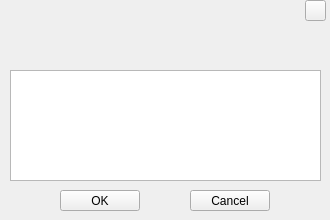
<?xml version="1.0" encoding="UTF-8"?>
<ui version="4.0">
 <class>widgetInputMsgBox</class>
 <widget class="QWidget" name="widgetInputMsgBox">
  <property name="geometry">
   <rect>
    <x>0</x>
    <y>0</y>
    <width>330</width>
    <height>220</height>
   </rect>
  </property>
  <property name="minimumSize">
   <size>
    <width>0</width>
    <height>130</height>
   </size>
  </property>
  <property name="maximumSize">
   <size>
    <width>16777215</width>
    <height>16777215</height>
   </size>
  </property>
  <property name="windowTitle">
   <string>Form</string>
  </property>
  <property name="styleSheet">
   <string notr="true">QWidget#widgetInputMsgBox
{
	border-image:url(Skin/msgboximage.png);
}</string>
  </property>
  <widget class="QWidget" name="widgetTitle" native="true">
   <property name="geometry">
    <rect>
     <x>0</x>
     <y>0</y>
     <width>331</width>
     <height>22</height>
    </rect>
   </property>
   <property name="sizePolicy">
    <sizepolicy hsizetype="Preferred" vsizetype="Fixed">
     <horstretch>0</horstretch>
     <verstretch>0</verstretch>
    </sizepolicy>
   </property>
   <property name="minimumSize">
    <size>
     <width>0</width>
     <height>22</height>
    </size>
   </property>
   <property name="maximumSize">
    <size>
     <width>16777215</width>
     <height>22</height>
    </size>
   </property>
   <property name="styleSheet">
    <string notr="true">QWidget#widgetTitle
{
	border-image:url(Skin/msgboxtitle.png) 0 5 0 5;
}</string>
   </property>
   <widget class="QPushButton" name="pushButtonClose">
    <property name="geometry">
     <rect>
      <x>305</x>
      <y>0</y>
      <width>21</width>
      <height>21</height>
     </rect>
    </property>
    <property name="sizePolicy">
     <sizepolicy hsizetype="Fixed" vsizetype="Fixed">
      <horstretch>21</horstretch>
      <verstretch>21</verstretch>
     </sizepolicy>
    </property>
    <property name="minimumSize">
     <size>
      <width>21</width>
      <height>21</height>
     </size>
    </property>
    <property name="maximumSize">
     <size>
      <width>21</width>
      <height>21</height>
     </size>
    </property>
    <property name="focusPolicy">
     <enum>Qt::NoFocus</enum>
    </property>
    <property name="styleSheet">
     <string notr="true">QPushButton#pushButtonClose
{
	border-image: url(Skin/mainclose.png);
}</string>
    </property>
    <property name="text">
     <string/>
    </property>
   </widget>
  </widget>
  <widget class="QLabel" name="labelHint">
   <property name="geometry">
    <rect>
     <x>10</x>
     <y>25</y>
     <width>301</width>
     <height>22</height>
    </rect>
   </property>
   <property name="sizePolicy">
    <sizepolicy hsizetype="Expanding" vsizetype="Expanding">
     <horstretch>0</horstretch>
     <verstretch>0</verstretch>
    </sizepolicy>
   </property>
   <property name="minimumSize">
    <size>
     <width>200</width>
     <height>22</height>
    </size>
   </property>
   <property name="font">
    <font>
     <pointsize>11</pointsize>
    </font>
   </property>
   <property name="styleSheet">
    <string notr="true">QLabel
{
	border:none;
	background-color: Transparent;
}</string>
   </property>
   <property name="text">
    <string/>
   </property>
   <property name="alignment">
    <set>Qt::AlignLeading|Qt::AlignLeft|Qt::AlignVCenter</set>
   </property>
   <property name="wordWrap">
    <bool>true</bool>
   </property>
  </widget>
  <widget class="QPushButton" name="pushButtonOK">
   <property name="geometry">
    <rect>
     <x>60</x>
     <y>190</y>
     <width>80</width>
     <height>21</height>
    </rect>
   </property>
   <property name="sizePolicy">
    <sizepolicy hsizetype="Fixed" vsizetype="Fixed">
     <horstretch>0</horstretch>
     <verstretch>0</verstretch>
    </sizepolicy>
   </property>
   <property name="minimumSize">
    <size>
     <width>80</width>
     <height>21</height>
    </size>
   </property>
   <property name="maximumSize">
    <size>
     <width>80</width>
     <height>21</height>
    </size>
   </property>
   <property name="styleSheet">
    <string notr="true">QPushButton#pushButtonOK{ 
border-image:url(Skin/button1.png);
}
QPushButton:pressed#pushButtonOK{ 
border-image:url(Skin/button3.png);
}
QPushButton:hover#pushButtonOK{
	color:white;
}</string>
   </property>
   <property name="text">
    <string>OK</string>
   </property>
  </widget>
  <widget class="QPushButton" name="pushButtonCancel">
   <property name="geometry">
    <rect>
     <x>190</x>
     <y>190</y>
     <width>80</width>
     <height>21</height>
    </rect>
   </property>
   <property name="sizePolicy">
    <sizepolicy hsizetype="Fixed" vsizetype="Fixed">
     <horstretch>0</horstretch>
     <verstretch>0</verstretch>
    </sizepolicy>
   </property>
   <property name="minimumSize">
    <size>
     <width>80</width>
     <height>21</height>
    </size>
   </property>
   <property name="maximumSize">
    <size>
     <width>80</width>
     <height>21</height>
    </size>
   </property>
   <property name="focusPolicy">
    <enum>Qt::NoFocus</enum>
   </property>
   <property name="styleSheet">
    <string notr="true">QPushButton#pushButtonCancel{ 
border-image:url(Skin/button1.png);
}
QPushButton:pressed#pushButtonCancel{ 
border-image:url(Skin/button3.png);
}
QPushButton:hover#pushButtonCancel{
	color:white;
}</string>
   </property>
   <property name="text">
    <string>Cancel</string>
   </property>
  </widget>
  <widget class="QLabel" name="labelInputLimit">
   <property name="geometry">
    <rect>
     <x>10</x>
     <y>50</y>
     <width>301</width>
     <height>16</height>
    </rect>
   </property>
   <property name="text">
    <string/>
   </property>
  </widget>
  <widget class="QTextEdit" name="textEditInputString">
   <property name="geometry">
    <rect>
     <x>10</x>
     <y>70</y>
     <width>311</width>
     <height>111</height>
    </rect>
   </property>
  </widget>
 </widget>
 <resources/>
 <connections/>
</ui>
